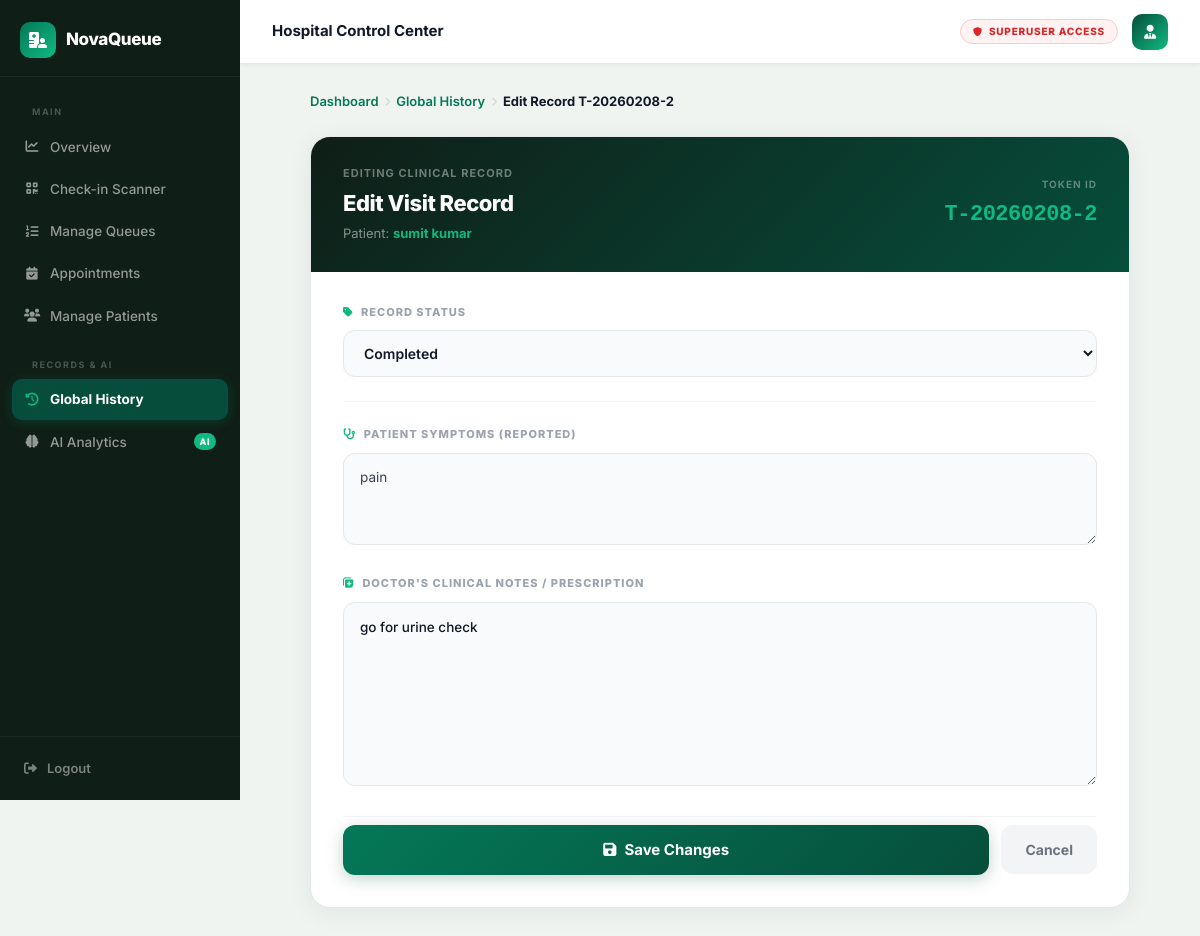
The page /admin-dashboard/history/edit/2/ (signed in) on the database its author committed.
### core/models.py (models this page shows)
class Queue(models.Model):
    STATUS_CHOICES = [
        ('waiting', 'Waiting'),
        ('in-progress', 'In Progress'),
        ('completed', 'Completed'),
        ('skipped', 'Skipped'),
    ]
    patient = models.ForeignKey(User, on_delete=models.CASCADE)
    symptoms = models.TextField(default="")
    urgency_score = models.FloatField(default=0.0)
    token_number = models.CharField(max_length=20, unique=True, null=True, blank=True)
    doctor_notes = models.TextField(blank=True, null=True)
    arrival_time = models.DateTimeField(auto_now_add=True)
    status = models.CharField(max_length=20, choices=STATUS_CHOICES, default='waiting')
    estimated_wait_time = models.IntegerField(default=0)
    room_number = models.CharField(max_length=50, blank=True, null=True)
    is_checked_in = models.BooleanField(default=False)
    check_in_time = models.DateTimeField(null=True, blank=True)
    ai_prescription = models.TextField(null=True, blank=True)
    class Meta:
        ordering = ['arrival_time']

### core/views.py (the view, shortened to what this page needs)
# urls.py: path('admin-dashboard/history/edit/<int:pk>/', views.history_edit, name='history_edit'),
@staff_member_required
def history_edit(request, pk):
    token = get_object_or_404(Queue, pk=pk)
    return render(request, 'admin/history_edit.html', {'token': token})

### core/templates/admin/history_edit.html (shortened to what this page needs)
{% extends 'admin/base_admin.html' %}
{% block admin_content %}
<div style="max-width:820px;margin:0 auto;">
    <nav style="display:flex;align-items:center;gap:6px;margin-bottom:24px;font-size:13px;color:#9ca3af;">
        <a href="{% url 'admin_dashboard' %}" style="color:#047857;font-weight:600;text-decoration:none;transition:color .2s;" onmouseover="this.style.color='#064e3b'" onmouseout="this.style.color='#047857'">Dashboard</a>
        <i class="fas fa-chevron-right" style="font-size:9px;color:#d1d5db;"></i>
        <a href="{% url 'admin_history' %}" style="color:#047857;font-weight:600;text-decoration:none;transition:color .2s;" onmouseover="this.style.color='#064e3b'" onmouseout="this.style.color='#047857'">Global History</a>
        <i class="fas fa-chevron-right" style="font-size:9px;color:#d1d5db;"></i>
        <span style="color:#111827;font-weight:700;">Edit Record {{ token.token_number }}</span>
    </nav>
    <div style="background:#fff;border-radius:20px;border:1px solid #e5e7eb;box-shadow:0 4px 24px rgba(6,78,59,.08);overflow:hidden;">
        <div style="background:linear-gradient(135deg,#0f1e17,#064e3b);padding:28px 32px;display:flex;align-items:center;justify-content:space-between;">
            <div>
                <div style="font-size:11px;font-weight:700;color:rgba(255,255,255,.4);text-transform:uppercase;letter-spacing:1px;margin-bottom:6px;">Editing Clinical Record</div>
                <h2 style="font-size:22px;font-weight:800;color:#fff;letter-spacing:-0.5px;">Edit Visit Record</h2>
                <p style="font-size:13px;color:rgba(255,255,255,.5);margin-top:4px;">
                    Patient: <span style="color:#10b981;font-weight:700;">{{ token.patient.get_full_name }}</span>
                </p>
            </div>
            <div style="text-align:right;">
                <div style="font-size:10px;font-weight:700;color:rgba(255,255,255,.35);text-transform:uppercase;letter-spacing:1px;margin-bottom:6px;">Token ID</div>
                <div style="font-size:22px;font-weight:900;color:#10b981;font-family:monospace;letter-spacing:-0.5px;">{{ token.token_number }}</div>
            </div>
        </div>
        <form method="POST" style="padding:32px;">
            <div style="display:flex;flex-direction:column;gap:24px;">
                <div>
                    <label style="display:block;font-size:11px;font-weight:800;color:#9ca3af;text-transform:uppercase;letter-spacing:1px;margin-bottom:10px;">
                        <i class="fas fa-tag" style="color:#10b981;margin-right:4px;"></i> Record Status
                    </label>
                    <select name="status" style="width:100%;background:#f8fafb;border:1.5px solid #e5e7eb;border-radius:12px;padding:13px 16px;font-size:14px;font-weight:600;color:#111827;font-family:'Inter',sans-serif;outline:none;cursor:pointer;transition:all .2s;"
                        onfocus="this.style.borderColor='#10b981';this.style.boxShadow='0 0 0 3px rgba(16,185,129,.1)'"
                        onblur="this.style.borderColor='#e5e7eb';this.style.boxShadow='none'">
                        <option value="completed" {% if token.status == 'completed' %}selected{% endif %}>Completed</option>
                    </select>
                </div>
                <div style="border-top:1px solid #f3f4f6;"></div>
                <div>
                    <label style="display:block;font-size:11px;font-weight:800;color:#9ca3af;text-transform:uppercase;letter-spacing:1px;margin-bottom:10px;">
                        <i class="fas fa-stethoscope" style="color:#10b981;margin-right:4px;"></i> Patient Symptoms (Reported)
                    </label>
                    <textarea name="symptoms" rows="3"
                        style="width:100%;background:#f8fafb;border:1.5px solid #e5e7eb;border-radius:12px;padding:13px 16px;font-size:13.5px;color:#374151;font-family:'Inter',sans-serif;outline:none;resize:vertical;transition:all .2s;line-height:1.6;"
                        onfocus="this.style.borderColor='#10b981';this.style.boxShadow='0 0 0 3px rgba(16,185,129,.1)'"
                        onblur="this.style.borderColor='#e5e7eb';this.style.boxShadow='none'">{{ token.symptoms }}</textarea>
                </div>
                <div>
                    <label style="display:block;font-size:11px;font-weight:800;color:#9ca3af;text-transform:uppercase;letter-spacing:1px;margin-bottom:10px;">
                        <i class="fas fa-notes-medical" style="color:#10b981;margin-right:4px;"></i> Doctor's Clinical Notes / Prescription
                    </label>
                    <textarea name="doctor_notes" rows="7"
                        placeholder="No notes recorded yet..."
                        style="width:100%;background:#f8fafb;border:1.5px solid #e5e7eb;border-radius:12px;padding:13px 16px;font-size:13.5px;color:#111827;font-family:'Inter',sans-serif;outline:none;resize:vertical;transition:all .2s;line-height:1.65;font-weight:500;"
                        onfocus="this.style.borderColor='#10b981';this.style.boxShadow='0 0 0 3px rgba(16,185,129,.1)'"
                        onblur="this.style.borderColor='#e5e7eb';this.style.boxShadow='none'">{{ token.doctor_notes|default:"" }}</textarea>
                </div>
                <div style="display:flex;align-items:center;gap:12px;padding-top:8px;border-top:1px solid #f3f4f6;">
                    <button type="submit"
                        style="flex:1;padding:14px;background:linear-gradient(135deg,#047857,#064e3b);color:#fff;border:none;border-radius:12px;font-size:15px;font-weight:700;cursor:pointer;font-family:'Inter',sans-serif;box-shadow:0 4px 16px rgba(6,78,59,.25);transition:all .2s;display:flex;align-items:center;justify-content:center;gap:8px;"
                        onmouseover="this.style.transform='translateY(-1px)';this.style.boxShadow='0 8px 24px rgba(6,78,59,.3)'"
                        onmouseout="this.style.transform='translateY(0)';this.style.boxShadow='0 4px 16px rgba(6,78,59,.25)'">
                        <i class="fas fa-save"></i> Save Changes
                    </button>
                    <a href="{% url 'admin_history' %}"
                        style="padding:14px 24px;background:#f3f4f6;color:#6b7280;border-radius:12px;font-size:14px;font-weight:700;text-decoration:none;transition:all .2s;white-space:nowrap;"
                        onmouseover="this.style.background='#e5e7eb';this.style.color='#374151'"
                        onmouseout="this.style.background='#f3f4f6';this.style.color='#6b7280'">
                        Cancel
                    </a>
                </div>
            </div>
        </form>
    </div>
</div>
{% endblock %}

### core/templates/admin/base_admin.html (style rules this page uses)
:root { --primary: #064e3b; --primary-mid: #065f46; --primary-light: #047857; --accent: #10b981; --accent-light: #d1fae5; --sidebar-bg: #0f1e17; --sidebar-hover: #1a2e22; --sidebar-active:#064e3b; --text: #111827; --text-muted: #6b7280; --border: #e5e7eb; --surface: #f8fafb; --transition: all 0.2s cubic-bezier(.4,0,.2,1); --shadow-sm: 0 1px 4px rgba(6,78,59,.07); --shadow-md: 0 4px 20px rgba(6,78,59,.10); }
* { box-sizing: border-box; margin: 0; padding: 0; }
body { font-family: 'Inter', sans-serif; background: #f0f4f1; color: var(--text); display: flex; min-height: 100vh; }

### rows shown on the page
Queue: token_number "T-20260208-2", patient.get_full_name "sumit kumar", status "Completed", symptoms "pain", doctor_notes "go for urine check"
